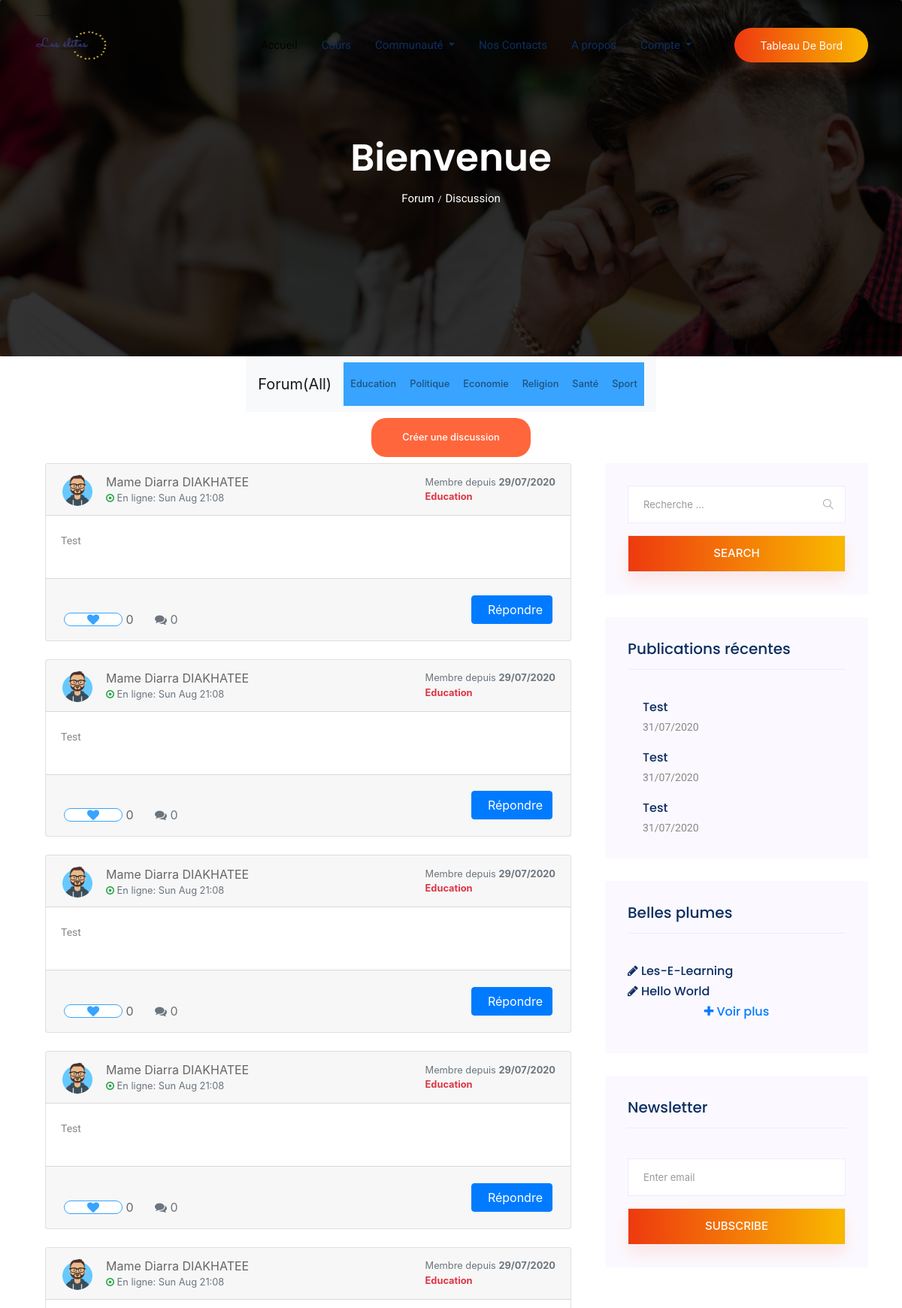
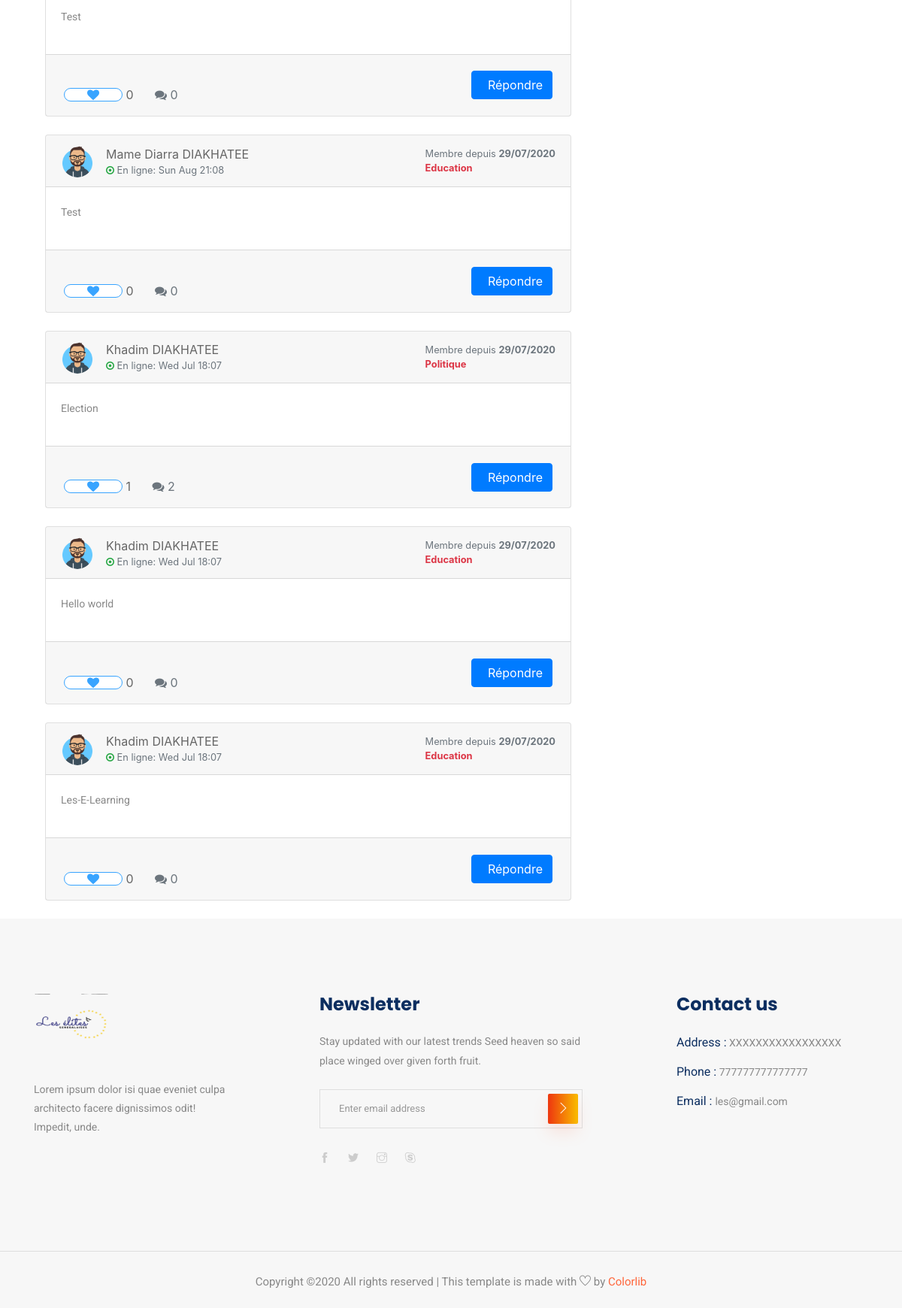
The page /blog/forum on the database its author committed (2 pictures, top to bottom).
### Blog_Forum/models.py (models this page shows, shortened)
class Message(models.Model):
    sjt = (
        ("Politique","politique"),
        ("Education","education"),
        ("Economie","économie"),
        ("Santé","santé"),
        ("Sport","sport"),
        ("Religion","religion")
    )
    subjet = models.CharField(max_length=10,choices=sjt)
    message = models.TextField()
    likes = models.ManyToManyField(User,related_name="likes_message")
    added = models.DateTimeField(auto_now=True)
    author = models.ForeignKey(User,on_delete=models.CASCADE)
    def total_likes(self):
        return self.likes.count()

class Poeme(models.Model):
    titre = models.CharField(max_length=300)
    contenu = models.TextField()
    auteur = models.ForeignKey(User,on_delete=models.CASCADE)

### Blog_Forum/views.py (the view)
# urls.py: path("forum",views.home_forum,name="forum"),
def home_forum(request):
    query = request.GET.get('q')
    suj_checked = request.GET.get('sujet')
    messages_list = Message.objects.all().order_by('-id')
    r_messages = Message.objects.all().order_by('-id')[:3]
    poemes = Poeme.objects.all().order_by('-id')[:4]
    if suj_checked:
        messages_list = Message.objects.filter(subjet=suj_checked)
    if query:
        messages_list = Message.objects.filter(
            Q(message__icontains=query)|
            Q(author__last_name__icontains=query)|
            Q(author__first_name__icontains=query)
        )
    discuss = {}
    for m in messages_list:
        discuss[m] = Reponse.objects.filter(message=m)
    is_liked = False
    for m in messages_list:
        if m.likes.filter(id=request.user.id).exists():
            is_liked = True
    context = {
        "discuss":discuss.items(),
        "poemes":poemes,
        "is_liked":is_liked,
        "r_messages":r_messages
    }
    return render(request,"Blog_Forum/home_forum.html",context)

### Templates/Blog_Forum/home_forum.html (shortened to what this page needs)
{% extends "Layouts/base.html" %}
{% block content %}
{% load static %}
    <section class="breadcrumb breadcrumb_bg">
        <div class="container">
            <div class="row">
                <div class="col-lg-12">
                    <div class="breadcrumb_iner text-center">
                        <div class="breadcrumb_iner_item">
                            <h2>Bienvenue</h2>
                            <p>Forum<span>/</span>Discussion</p>
                        </div>
                    </div>
                </div>
            </div>
        </div>
    </section>
    <div class="container">
        <div class="row justify-content-center">
            <nav class="navbar navbar-expand-lg navbar-light bg-light">
            <a class="navbar-brand" href="{% url 'forum' %}">Forum(All)</a>
            <form method="GET">
            <div class="collapse navbar-collapse" id="navbarNavAltMarkup">
                <div class="navbar-nav">
                <button class="nav-item nav-link genric-btn info" type="submit" name="sujet" value="Education">Education</button>
                <button class="nav-item nav-link genric-btn info" type="submit" name="sujet" value="Politique">Politique</button>
                <button class="nav-item nav-link genric-btn info" type="submit" name="sujet" value="Economie">Economie</button>
                <button class="nav-item nav-link genric-btn info" type="submit" name="sujet" value="Religion">Religion</button>
                <button class="nav-item nav-link genric-btn info" type="submit" name="sujet" value="Santé">Santé</button>
                <button class="nav-item nav-link genric-btn info" type="submit" name="sujet" value="Sport">Sport</button>
                </div>
            </div>
            </form>
            </nav>
        </div>
    </div>
    <div class="container mt-2 mb-2">
        <div class="row justify-content-center">
            <button type="button" class="genric-btn primary circle e-large" data-toggle="collapse" data-target="#collapseExample" aria-expanded="false" aria-controls="collapseExample">
            Créer une discussion
            </button>
        </div>
    </div>
    <section class="blog_area section-padding">
        <div class="container">
            <div class="row">
                <div class="col-lg-8 mb-5 mb-lg-0">
                    <div class="blog_left_sidebar">
                    {% for m,rp in discuss %}
                    <div class="col-md-12">
                        <div class="card mb-4">
                            <div class="card-header">
                                <div class="media flex-wrap w-100 align-items-center">
                                    <img src="{% static 'img/default_avatar.png' %}" class="d-block ui-w-40 rounded-circle" alt="" width="44" height="44">
                                    <div class="media-body ml-3"> <a href="#" data-abc="true">{{m.author.first_name}} {{m.author.last_name}}</a>
                                        <div class="text-muted small"><i class="fa fa-dot-circle-o text-success"></i> <span>En ligne:</span> {{m.author.last_login|date:"D M H:m"}}</div>
                                    </div>
                                    <div class="text-muted small ml-3">
                                        <div>Membre depuis <strong>{{m.author.date_joined|date:"d/m/Y"}}</strong></div>
                                        <div><strong class="text-danger">{{m.subjet}}</strong></div>
                                    </div>
                                </div>
                            </div>
                            <div class="card-body">
                                <p>
                                    {{m.message|linebreaksbr}}
                                </p>
                            </div>
                            <div class="card-footer d-flex flex-wrap justify-content-between align-items-center px-0 pt-0 pb-3">
                                <div class="px-4 pt-3"> <a href="#" class="text-muted d-inline-flex align-items-center align-middle" data-abc="true">
                                <form method="POST" action="{% url 'like_msg' %}">
                                {% if is_liked %}
                                <button class="genric-btn danger-border circle arrow" type="submit" name="msg_id" value="{{m.id}}"><i class="fa fa-heart text-danger" style="font-size:16px;"></i></button>&nbsp; <span class="align-middle">{{m.total_likes}}</span> </a> <span class="text-muted d-inline-flex align-items-center align-middle ml-4"> <i class="fa fa-comments text-muted fsize-3"></i>&nbsp; <span class="align-middle">{{rp|length}}</span> </span>
                                {% else %}
                                <button class="genric-btn info-border circle arrow" type="submit" name="msg_id" value="{{m.id}}"><i class="fa fa-heart" style="font-size:16px;"></i></button>&nbsp; <span class="align-middle">{{m.total_likes}}</span> </a> <span class="text-muted d-inline-flex align-items-center align-middle ml-4"> <i class="fa fa-comments text-muted fsize-3"></i>&nbsp; <span class="align-middle">{{rp|length}}</span> </span>
                                {% endif %}
                                </div>
                                <div class="px-4 pt-3"> <button type="button" class="btn btn-primary" data-toggle="collapse" data-target="#collapseRepondreMessage" aria-expanded="false" aria-controls="collapseRepondreMessage">&nbsp; Répondre</button> </div>
                            </div>
                        </div>
                    </div>
                    {% endfor %}
                    </div>
                </div>
                <div class="col-lg-4">
                    <div class="blog_right_sidebar">
                        <aside class="single_sidebar_widget search_widget">
                            <form method="GET">
                                <div class="form-group">
                                    <div class="input-group mb-3">
                                        <input type="text" class="form-control" placeholder='Recherche ...' name="q">
                                        <div class="input-group-append">
                                            <button class="btn" type="button"><i class="ti-search"></i></button>
                                        </div>
                                    </div>
                                </div>
                                <button class="button rounded-0 primary-bg text-white w-100 btn_1 boxed-btn"
                                    type="submit">Search</button>
                            </form>
                        </aside>
                        <aside class="single_sidebar_widget popular_post_widget">
                            <h3 class="widget_title">Publications récentes</h3>
                            {% for rm in r_messages %}
                            <div class="media post_item">
                                <div class="media-body">
                                    <a>
                                        <h3>{{rm.message|truncatewords:"15"}}</h3>
                                    </a>
                                    <p>{{rm.added|date:'d/m/Y'}}</p>
                                </div>
                            </div>
                            {% endfor %}
                        </aside>
                        <aside class="single_sidebar_widget instagram_feeds">
                        <h4 class="widget_title">Belles plumes</h4>
                        <ul class="flex-wrap">
                            {% for p in poemes %}
                            <li>
                            <a href="{% url 'single_poeme' p.id %}">
                                <h6><i class="fa fa-pencil"></i> {{p.titre}}</h6>
                            </a>
                            </li>
                            {% endfor %}
                            <li><a href="{% url 'poemes' %}" class="text-center"><h6 class="text-primary"><i class="fa fa-plus"></i> Voir plus</h6></a></li>
                        </ul>
                        </aside>
                        <aside class="single_sidebar_widget newsletter_widget">
                            <h4 class="widget_title">Newsletter</h4>
                            <form action="#">
                                <div class="form-group">
                                    <input type="email" class="form-control" onfocus="this.placeholder = ''"
                                        onblur="this.placeholder = 'Enter email'" placeholder='Enter email' required>
                                </div>
                                <button class="button rounded-0 primary-bg text-white w-100 btn_1 boxed-btn"
                                    type="submit">Subscribe</button>
                            </form>
                        </aside>
                    </div>
                </div>
            </div>
        </div>
    </section>
{% endblock content %}

### rows shown on the page
Message: author.first_name "Mame Diarra", author.last_name "DIAKHATEE", author.last_login "Sun Aug 21:08", author.date_joined "29/07/2020", subjet "Education", message "Test", total_likes "0", rp "0", added "31/07/2020"
Message: author.first_name "Mame Diarra", author.last_name "DIAKHATEE", author.last_login "Sun Aug 21:08", author.date_joined "29/07/2020", subjet "Education", message "Test", total_likes "0", rp "0", added "31/07/2020"
Message: author.first_name "Mame Diarra", author.last_name "DIAKHATEE", author.last_login "Sun Aug 21:08", author.date_joined "29/07/2020", subjet "Education", message "Test", total_likes "0", rp "0", added "31/07/2020"
Message: author.first_name "Mame Diarra", author.last_name "DIAKHATEE", author.last_login "Sun Aug 21:08", author.date_joined "29/07/2020", subjet "Education", message "Test", total_likes "0", rp "0"
Message: author.first_name "Mame Diarra", author.last_name "DIAKHATEE", author.last_login "Sun Aug 21:08", author.date_joined "29/07/2020", subjet "Education", message "Test", total_likes "0", rp "0"
Message: author.first_name "Mame Diarra", author.last_name "DIAKHATEE", author.last_login "Sun Aug 21:08", author.date_joined "29/07/2020", subjet "Education", message "Test", total_likes "0", rp "0"
Message: author.first_name "Khadim", author.last_name "DIAKHATEE", author.last_login "Wed Jul 18:07", author.date_joined "29/07/2020", subjet "Politique", message "Election", total_likes "1", rp "2"
Message: author.first_name "Khadim", author.last_name "DIAKHATEE", author.last_login "Wed Jul 18:07", author.date_joined "29/07/2020", subjet "Education", message "Hello world", total_likes "0", rp "0"
Message: author.first_name "Khadim", author.last_name "DIAKHATEE", author.last_login "Wed Jul 18:07", author.date_joined "29/07/2020", subjet "Education", message "Les-E-Learning", total_likes "0", rp "0"
Poeme: titre "Les-E-Learning"
Poeme: titre "Hello World"
